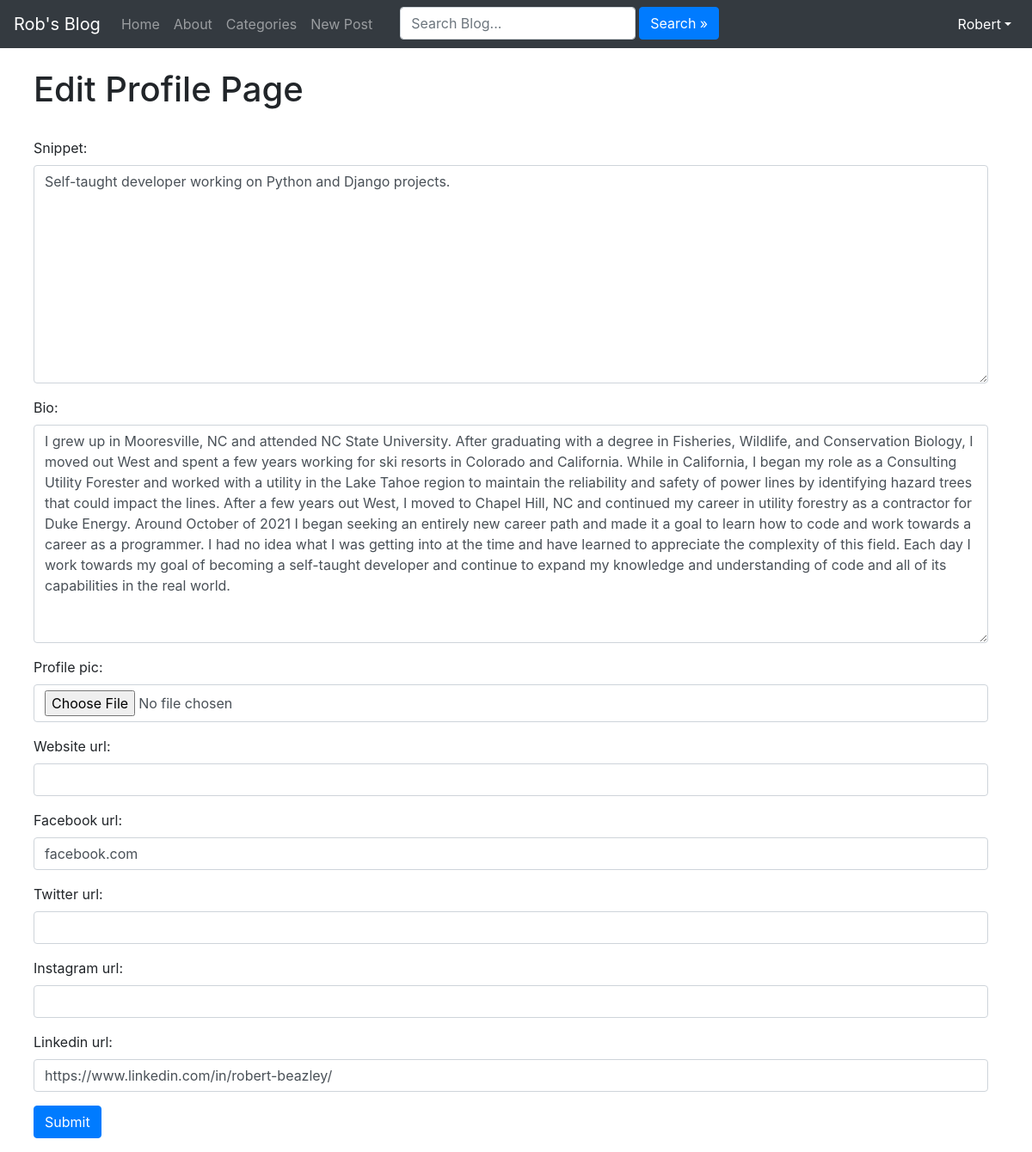
Page /members/1/edit_profile_page/ (signed in) on the earlier database version.
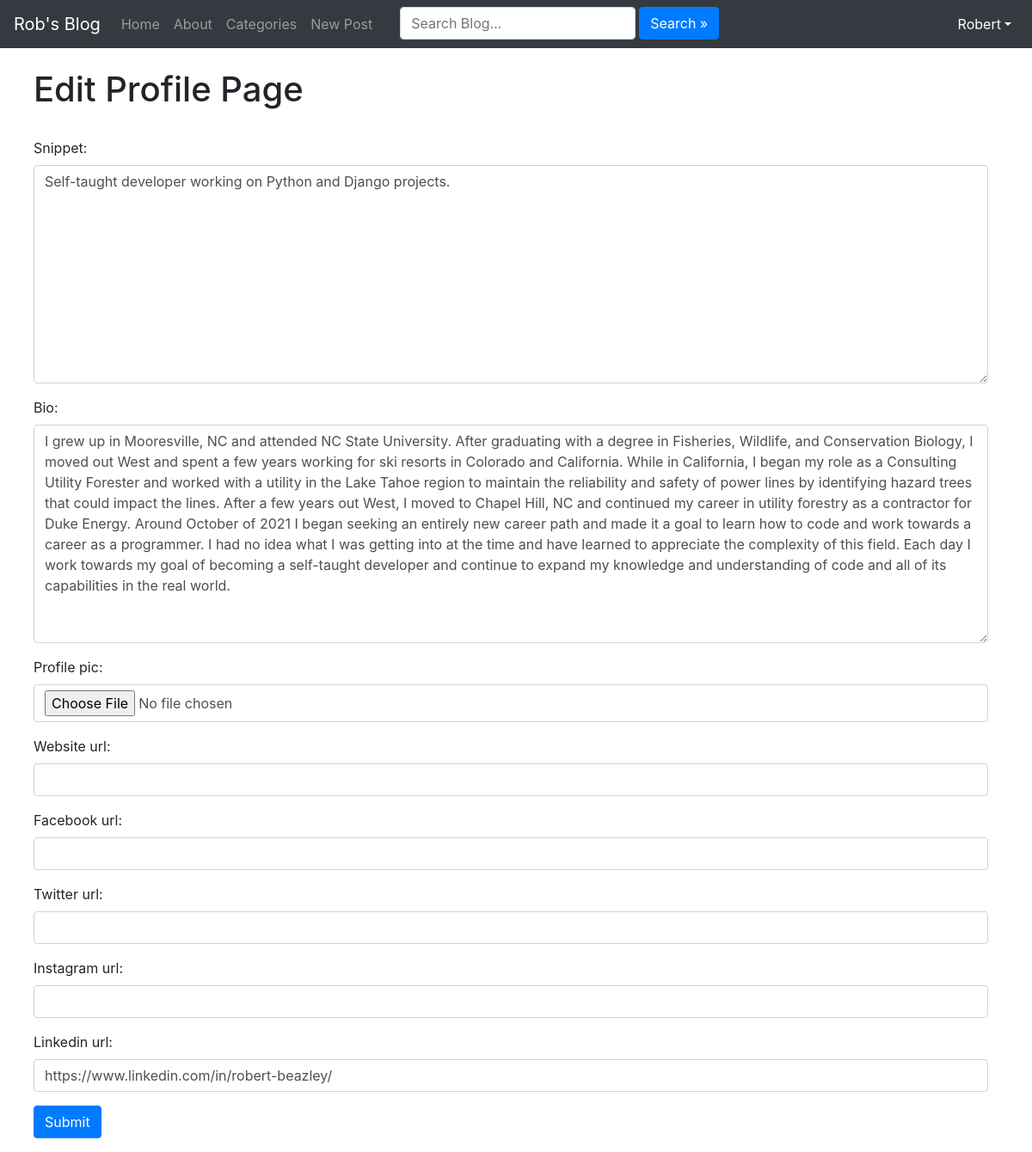
Same page on the later database version.
### blog/models.py (models this page shows, shortened)
class Profile(models.Model):
    user = models.OneToOneField(User, null=True, on_delete=models.CASCADE)
    snippet = models.CharField(max_length=140, blank=True)
    bio = models.TextField()
    profile_pic = models.ImageField(null=True, blank=True, upload_to='images/profile/')
    website_url = models.CharField(max_length=200, null=True, blank=True)
    facebook_url = models.CharField(max_length=200, null=True, blank=True)
    twitter_url = models.CharField(max_length=200, null=True, blank=True)
    instagram_url = models.CharField(max_length=200, null=True, blank=True)
    linkedin_url = models.CharField(max_length=200, null=True, blank=True)

### members/views.py (the view)
# urls.py: path('<int:pk>/edit_profile_page/', views.EditProfilePageView.as_view(), name='edit_profile_page'),
class EditProfilePageView(generic.UpdateView):
    model = Profile
    form_class = EditProfilePageForm
    template_name = 'registration/edit_profile_page.html'
    success_url = reverse_lazy('blog:index')

### members/templates/registration/edit_profile_page.html (shortened to what this page needs)
{% extends 'blog/base.html' %}
{% block body %}
{% if user.is_authenticated %}
{% if user.id == profile.user.id %}
<div class="container ml-4 mt-4">
    <h1>Edit Profile Page</h1>
    <br>
    <div class="form-group">
        <form action="" method="POST" enctype="multipart/form-data">
            {{ form.as_p }}
            <button class="btn btn-primary">Submit</button>
        </form>
    </div>
</div>
{% else %}
<div class="container mb-4 ml-4 mt-4">
    <h3>Incorrect User.</h3>
</div>
{% endif %}
{% else %}
<div class="container mb-4 ml-4 mt-4">
    <h3>You are not logged in.</h3>
</div>
{% endif %}
{% endblock %}

Differences in the rows shown:
changed Profile "Self-taught developer working on Python and Django projects.": facebook_url "facebook.com" → (not shown)
